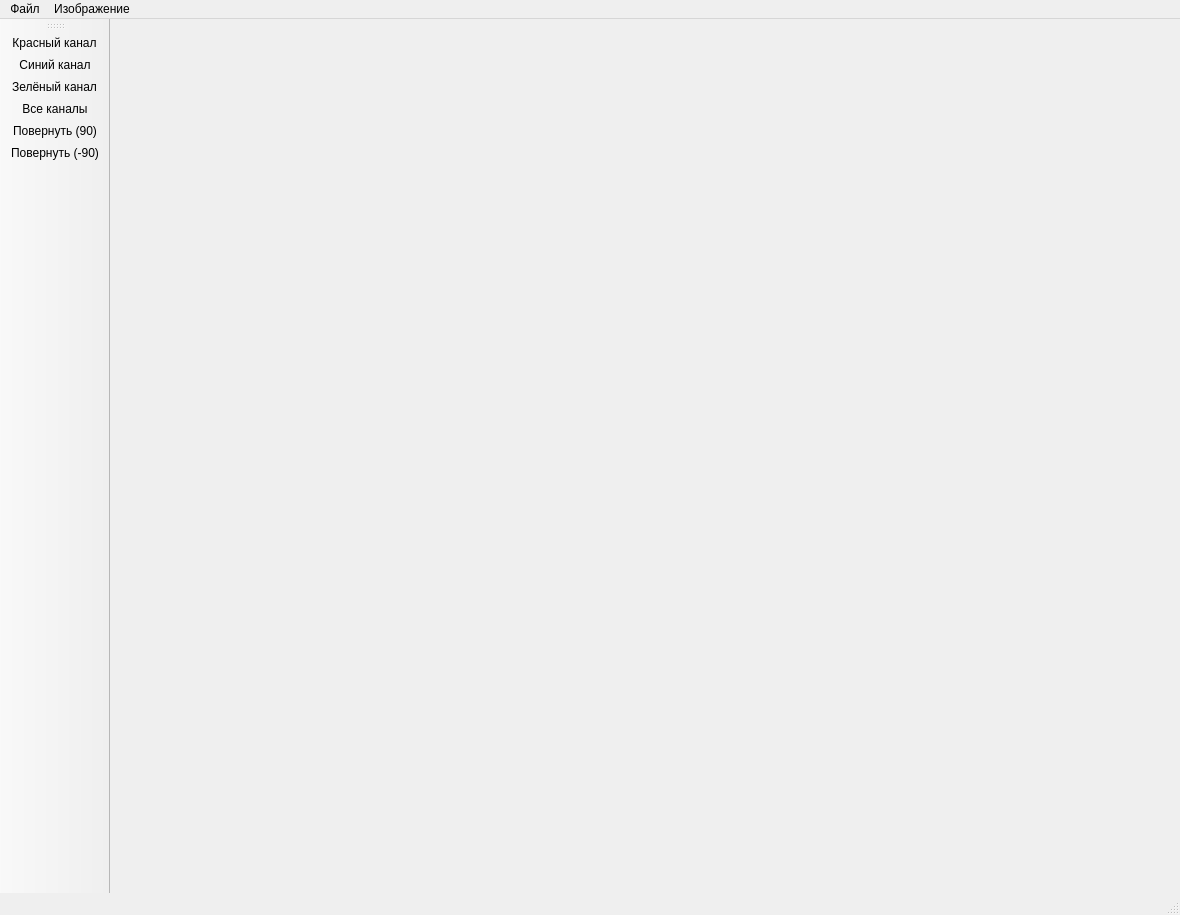
<?xml version="1.0" encoding="UTF-8"?>
<ui version="4.0">
 <class>MainWindow</class>
 <widget class="QMainWindow" name="MainWindow">
  <property name="geometry">
   <rect>
    <x>0</x>
    <y>0</y>
    <width>1180</width>
    <height>915</height>
   </rect>
  </property>
  <property name="windowTitle">
   <string>Работа с изображениями</string>
  </property>
  <widget class="QWidget" name="centralwidget"/>
  <widget class="QMenuBar" name="menubar">
   <property name="geometry">
    <rect>
     <x>0</x>
     <y>0</y>
     <width>1180</width>
     <height>26</height>
    </rect>
   </property>
   <widget class="QMenu" name="menu">
    <property name="title">
     <string>Файл</string>
    </property>
    <addaction name="action_download"/>
    <addaction name="action_save"/>
   </widget>
   <widget class="QMenu" name="menu_2">
    <property name="title">
     <string>Изображение</string>
    </property>
    <addaction name="action_red"/>
    <addaction name="action_green"/>
    <addaction name="action_blue"/>
    <addaction name="action_all"/>
    <addaction name="action_rotate_90"/>
    <addaction name="action_inrotate_90"/>
   </widget>
   <addaction name="menu"/>
   <addaction name="menu_2"/>
  </widget>
  <widget class="QStatusBar" name="statusbar"/>
  <widget class="QToolBar" name="toolBar">
   <property name="windowTitle">
    <string>toolBar</string>
   </property>
   <attribute name="toolBarArea">
    <enum>LeftToolBarArea</enum>
   </attribute>
   <attribute name="toolBarBreak">
    <bool>false</bool>
   </attribute>
   <addaction name="action_red"/>
   <addaction name="action_blue"/>
   <addaction name="action_green"/>
   <addaction name="action_all"/>
   <addaction name="action_rotate_90"/>
   <addaction name="action_inrotate_90"/>
  </widget>
  <action name="action_download">
   <property name="icon">
    <iconset theme="download">
     <normaloff>.</normaloff>.</iconset>
   </property>
   <property name="text">
    <string>Загрузить новое изображение (Ctrl + I)</string>
   </property>
   <property name="toolTip">
    <string>Загрузить изображение (Ctrl + I)</string>
   </property>
  </action>
  <action name="action_red">
   <property name="text">
    <string>Красный канал</string>
   </property>
   <property name="toolTip">
    <string>Красный канал (Ctrl + R)</string>
   </property>
  </action>
  <action name="action_blue">
   <property name="text">
    <string>Синий канал</string>
   </property>
   <property name="toolTip">
    <string>Синий канал (Ctrl + B)</string>
   </property>
  </action>
  <action name="action_green">
   <property name="text">
    <string>Зелёный канал</string>
   </property>
   <property name="toolTip">
    <string>Зелёный канал (Ctrl + G)</string>
   </property>
  </action>
  <action name="action_all">
   <property name="text">
    <string>Все каналы</string>
   </property>
   <property name="toolTip">
    <string>Все каналы (Ctrl + W)</string>
   </property>
  </action>
  <action name="action_rotate_90">
   <property name="text">
    <string>Повернуть (90)</string>
   </property>
   <property name="toolTip">
    <string>Повернуть 90 (Ctrl + D)</string>
   </property>
  </action>
  <action name="action_inrotate_90">
   <property name="text">
    <string>Повернуть (-90)</string>
   </property>
   <property name="toolTip">
    <string>Повернуть - 90 (Ctrl + A)</string>
   </property>
  </action>
  <action name="action_save">
   <property name="text">
    <string>Сохранить (Crtl + S)</string>
   </property>
  </action>
 </widget>
 <resources/>
 <connections/>
</ui>
